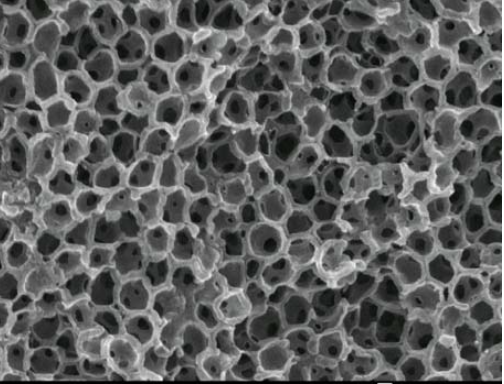
#> input picture FFT/pr.png, 504 x 384 px
$ jupyter execute test.ipynb
#> lines starting #> are read from the running program, lines starting #| are printed output that depends on the picture; after the words box and inside, x2 and y2 are one past the last pixel; in counts of white or black regions, pixels touching at a corner belong together
[cell 1]
import numpy as np
import matplotlib.pyplot as plt
from skimage import io, color, filters, exposure, measure, morphology

# Load the image
image_path = 'pr.png'
image = io.imread(image_path)[:, :, :3]  # Assuming RGB image

# Convert to grayscale
gray_image = color.rgb2gray(image)

# Enhance contrast using histogram equalization
equalized_image = exposure.equalize_adapthist(gray_image)
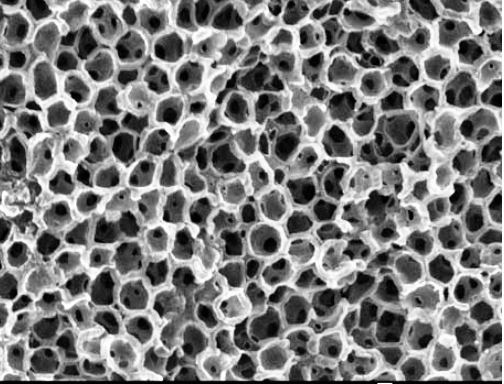
#> equalized_image: shape (384, 504) float64; min 0, max 1, mean 0.488

# Threshold the image to create a binary image
thresh = filters.threshold_otsu(equalized_image)
#> thresh = 0.498
binary_image = equalized_image > thresh
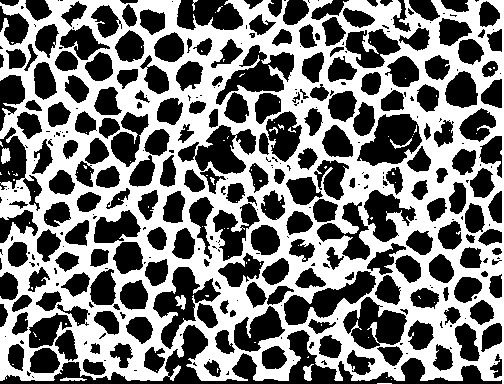
#> binary_image: shape (384, 504) bool; 48% white; 88 white regions (79 under 20 px), largest, box (x1, y1, x2, y2) and area: (0, 0, 504, 384) 92043, (1, 148, 11, 164) 116, (303, 364, 314, 381) 107

# Remove small objects and fill holes to clean the binary image
cleaned_binary_image = morphology.remove_small_objects(binary_image, min_size=20)
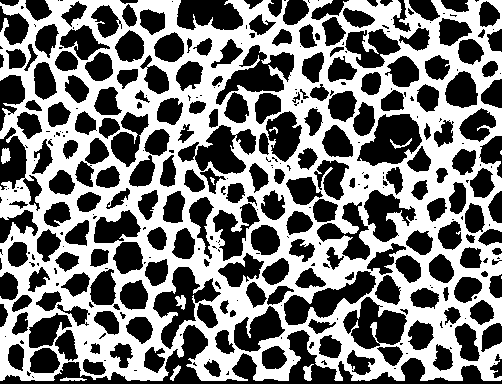
#> cleaned_binary_image: shape (384, 504) bool; 47.8% white; 9 white regions, largest, box (x1, y1, x2, y2) and area: (0, 0, 504, 384) 91921, (1, 148, 11, 164) 116, (303, 364, 314, 381) 107
cleaned_binary_image = morphology.remove_small_holes(cleaned_binary_image, area_threshold=100)
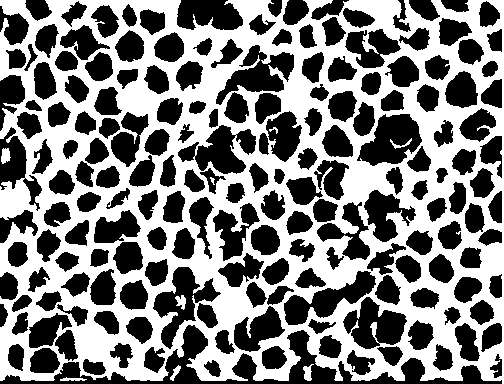
#> cleaned_binary_image: shape (384, 504) bool; 49.1% white; 9 white regions

# Label the connected regions (pores)
labeled_image, num_features = measure.label(cleaned_binary_image, connectivity=2, return_num=True)
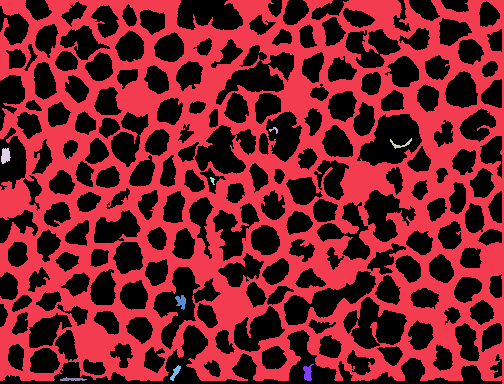
#> labeled_image: shape (384, 504) int32; 10 distinct labels, from 0 to 9; one colour per label, 0 black
#> num_features = 9

# Measure properties of labeled regions
properties = measure.regionprops(labeled_image)
#> properties = 9 regions; largest, box (x1, y1, x2, y2) and area: (0, 0, 504, 384) 94445, (1, 148, 11, 164) 116, (303, 364, 314, 381) 107, (175, 295, 186, 310) 99, (170, 365, 181, 381) 72

# Filter out very small or very large objects that are not pores
min_size = 20
max_size = 500
pore_sizes = [prop.area for prop in properties if min_size < prop.area < max_size]
#> pore_sizes = [26, 65, 116, 21, 99, 107, 72, 68]

# Calculate average pore size
average_pore_size = np.mean(pore_sizes) if pore_sizes else 0
#> average_pore_size = 71.75

# Print the average pore size
print("Estimated Average Pore Size (in pixels):", average_pore_size)
#| Estimated Average Pore Size (in pixels): 71.75

# Create a red overlay where the binary image is True
overlay_image = image.copy()
overlay_image[cleaned_binary_image] = [255, 0, 0]  # Red color
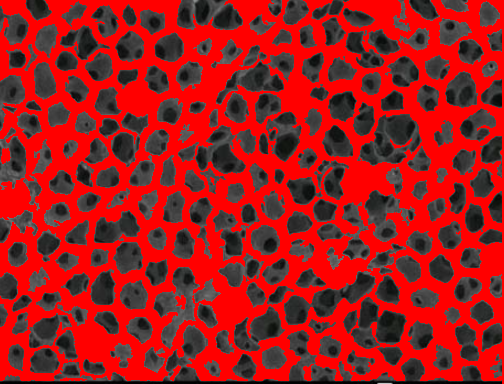
#> overlay_image: shape (384, 504, 3); mean R, G, B 154.5, 29.6, 29.5

# Use alpha blending to combine the original image and the overlay
alpha = 0.5
blended_image = image * (1 - alpha) + overlay_image * alpha
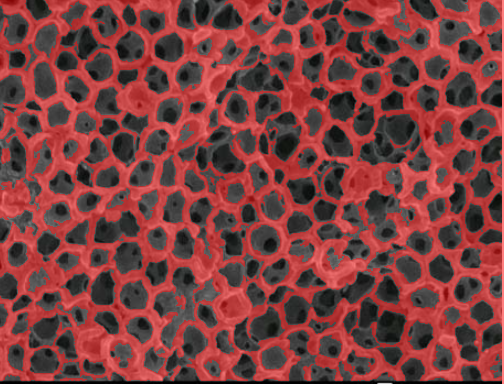
#> blended_image: shape (384, 504, 3) float64; mean R, G, B 124, 61.9, 61.7
blended_image = blended_image.astype(np.uint8)

# Display the original, binary, labeled, and overlay images
fig, ax = plt.subplots(1, 4, figsize=(32, 8))
ax[0].imshow(image)
ax[0].set_title('Original Image')
ax[0].axis('off')

ax[1].imshow(cleaned_binary_image, cmap='gray')
ax[1].set_title('Cleaned Binary Image')
ax[1].axis('off')

ax[2].imshow(labeled_image, cmap='nipy_spectral')
ax[2].set_title('Labeled Pores')
ax[2].axis('off')

ax[3].imshow(blended_image)
ax[3].set_title('Overlay Image\nAverage Pore Size: {:.2f} pixels'.format(average_pore_size))
ax[3].axis('off')

plt.show()

# Example coordinates to draw a circle (adjust based on your image)
x, y = 100, 100  # Example coordinates

# Draw a circle at (x, y) with radius corresponding to the average pore size
fig, ax = plt.subplots()
ax.imshow(image)
circle = plt.Circle((x, y), average_pore_size / 2, color='red', fill=False)
ax.add_patch(circle)
plt.title('Average Pore Size Representation')
plt.show()
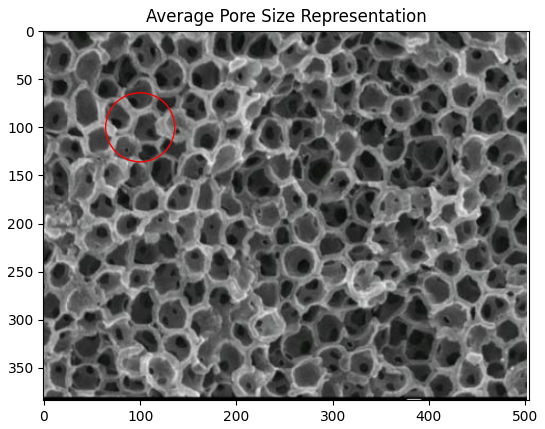
#> figure drawn by matplotlib, 1 panel
